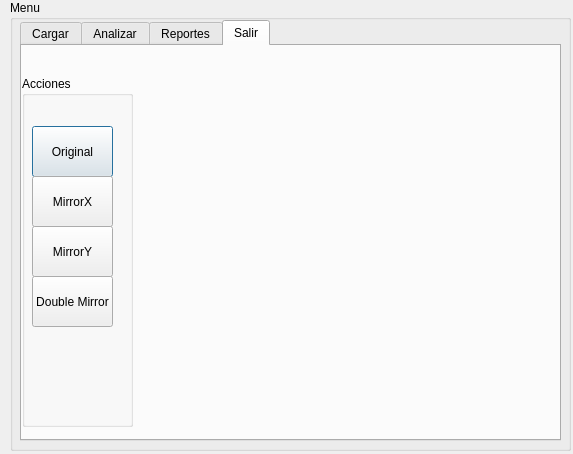
<?xml version="1.0" encoding="UTF-8"?>
<ui version="4.0">
 <class>Bixelart</class>
 <widget class="QDialog" name="Bixelart">
  <property name="geometry">
   <rect>
    <x>0</x>
    <y>0</y>
    <width>573</width>
    <height>454</height>
   </rect>
  </property>
  <property name="windowTitle">
   <string>Bitxelart</string>
  </property>
  <property name="autoFillBackground">
   <bool>false</bool>
  </property>
  <widget class="QGroupBox" name="groupBox">
   <property name="geometry">
    <rect>
     <x>10</x>
     <y>0</y>
     <width>561</width>
     <height>451</height>
    </rect>
   </property>
   <property name="title">
    <string>Menu</string>
   </property>
   <widget class="QTabWidget" name="tabWidget">
    <property name="geometry">
     <rect>
      <x>10</x>
      <y>20</y>
      <width>541</width>
      <height>421</height>
     </rect>
    </property>
    <property name="currentIndex">
     <number>3</number>
    </property>
    <widget class="QWidget" name="tab">
     <attribute name="title">
      <string>Cargar</string>
     </attribute>
    </widget>
    <widget class="QWidget" name="tab_2">
     <attribute name="title">
      <string>Analizar</string>
     </attribute>
    </widget>
    <widget class="QWidget" name="tab_3">
     <attribute name="title">
      <string>Reportes</string>
     </attribute>
    </widget>
    <widget class="QWidget" name="tab_4">
     <attribute name="title">
      <string>Salir</string>
     </attribute>
     <widget class="QGroupBox" name="groupBox_2">
      <property name="geometry">
       <rect>
        <x>0</x>
        <y>30</y>
        <width>111</width>
        <height>351</height>
       </rect>
      </property>
      <property name="title">
       <string>Acciones</string>
      </property>
      <widget class="QPushButton" name="pushButton">
       <property name="geometry">
        <rect>
         <x>10</x>
         <y>50</y>
         <width>81</width>
         <height>51</height>
        </rect>
       </property>
       <property name="text">
        <string>Original</string>
       </property>
      </widget>
      <widget class="QPushButton" name="pushButton_2">
       <property name="geometry">
        <rect>
         <x>10</x>
         <y>100</y>
         <width>81</width>
         <height>51</height>
        </rect>
       </property>
       <property name="text">
        <string>MirrorX</string>
       </property>
      </widget>
      <widget class="QPushButton" name="pushButton_3">
       <property name="geometry">
        <rect>
         <x>10</x>
         <y>150</y>
         <width>81</width>
         <height>51</height>
        </rect>
       </property>
       <property name="text">
        <string>MirrorY</string>
       </property>
      </widget>
      <widget class="QPushButton" name="pushButton_4">
       <property name="geometry">
        <rect>
         <x>10</x>
         <y>200</y>
         <width>81</width>
         <height>51</height>
        </rect>
       </property>
       <property name="text">
        <string>Double Mirror</string>
       </property>
      </widget>
     </widget>
     <widget class="QWidget" name="widget" native="true">
      <property name="geometry">
       <rect>
        <x>130</x>
        <y>30</y>
        <width>391</width>
        <height>341</height>
       </rect>
      </property>
     </widget>
    </widget>
   </widget>
  </widget>
 </widget>
 <resources/>
 <connections/>
</ui>
